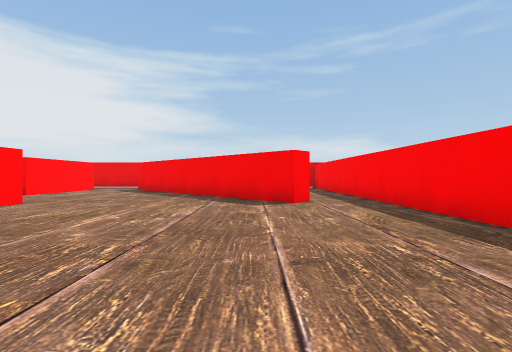
[1] (above)

19 first-person views from a walk through a scene from a Unity 3-D project. The camera is 0.5 m above the floor, looks level and sees 85° across. The floor is counted in squares, 1 m on a side. Each view is taken from the middle of a square. On the plan, view 1 faces up. The plan holds only what a view shows up to about 9 squares ahead; the rest is blank. The player character is not drawn.

[2]
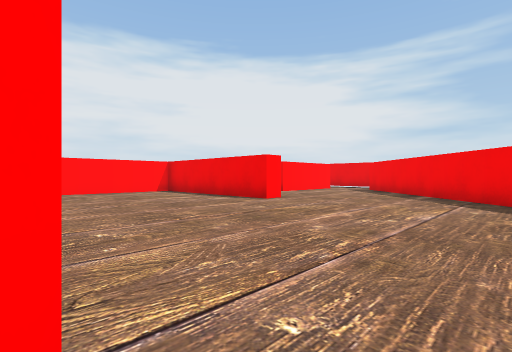

[3]
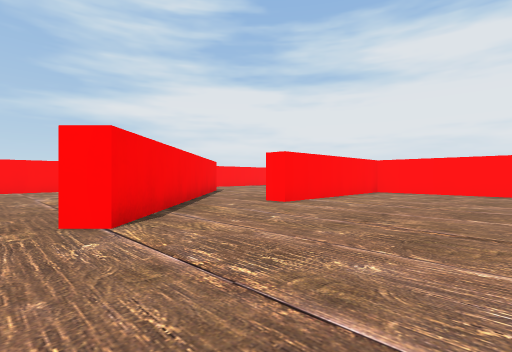

[4]
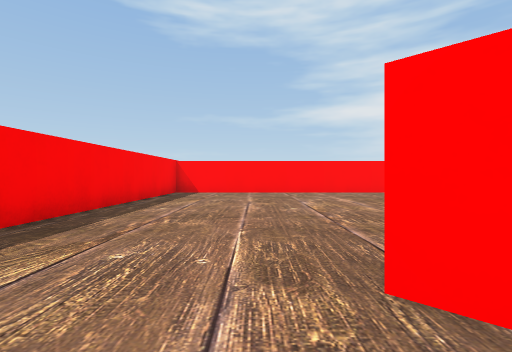

[5]
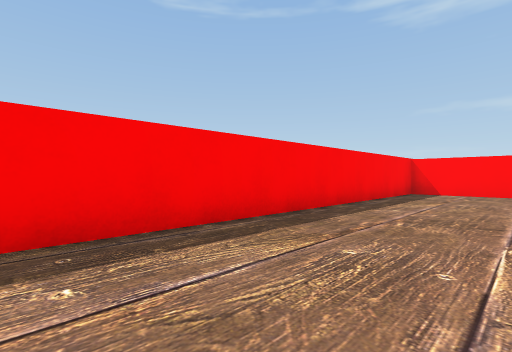

[6]
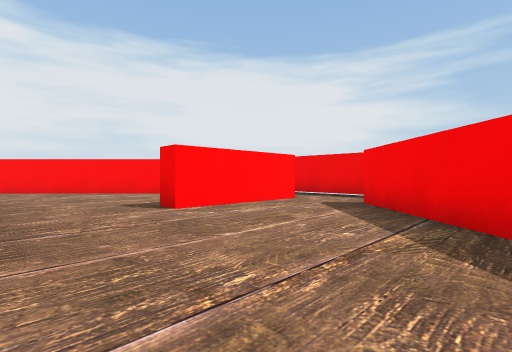

[7]
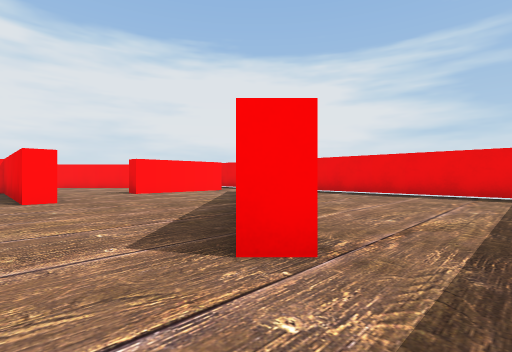

[8]
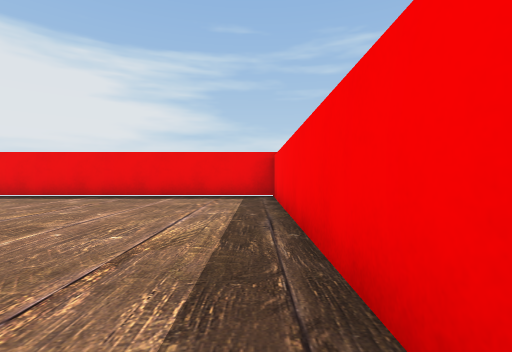

[9]
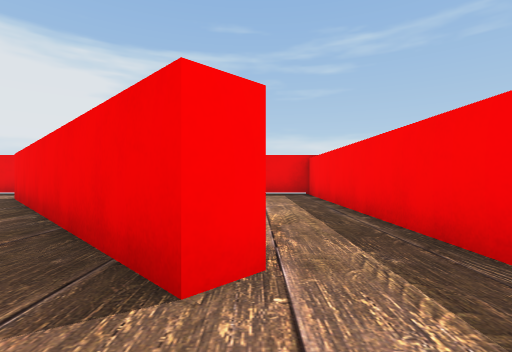

[10]
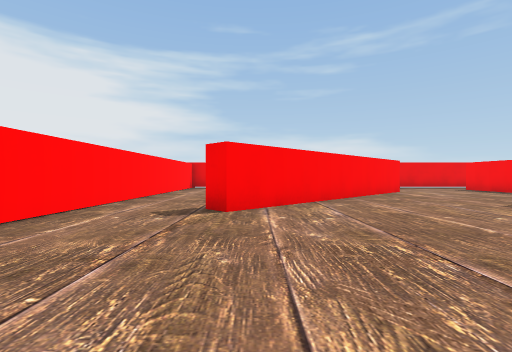

[11]
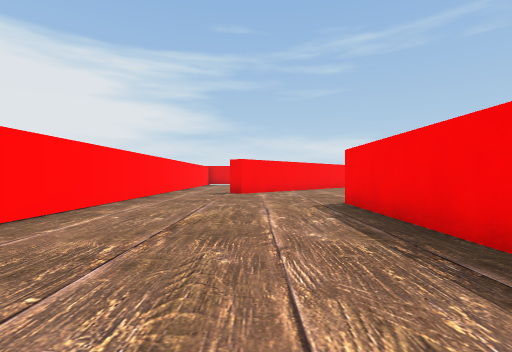

[12]
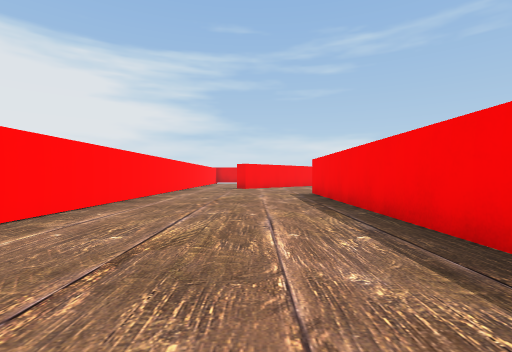

[13]
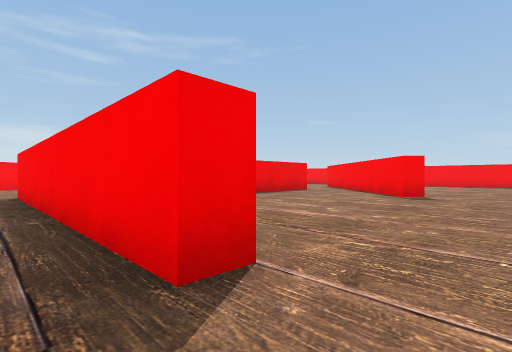

[14]
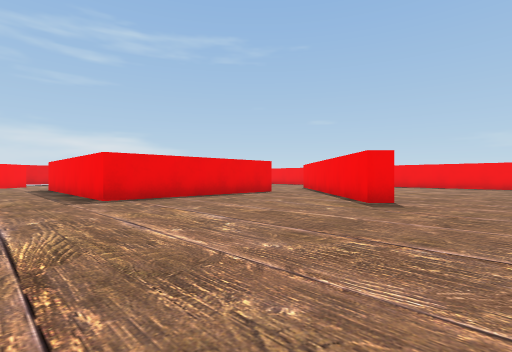

[15]
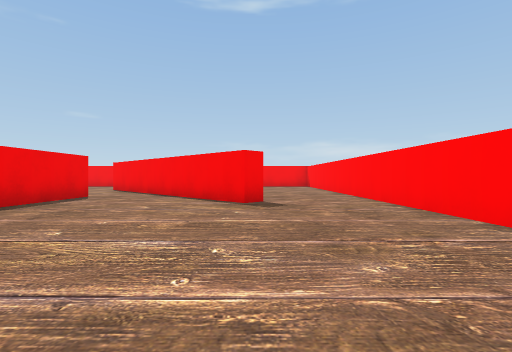

[16]
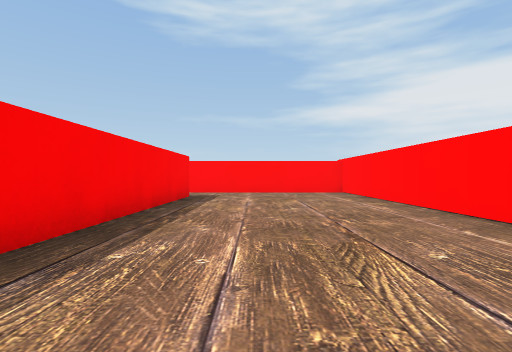

[17]
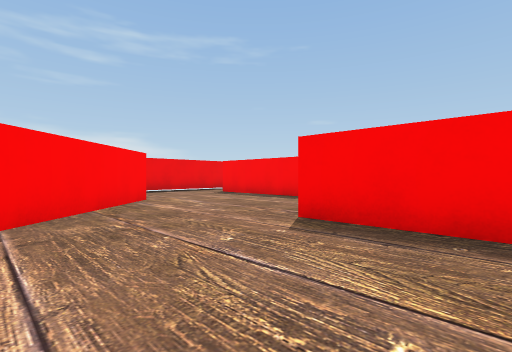

[18]
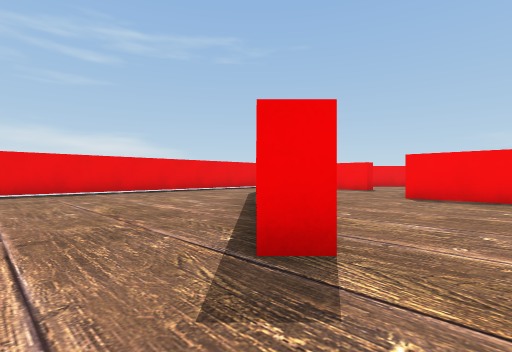

[19]
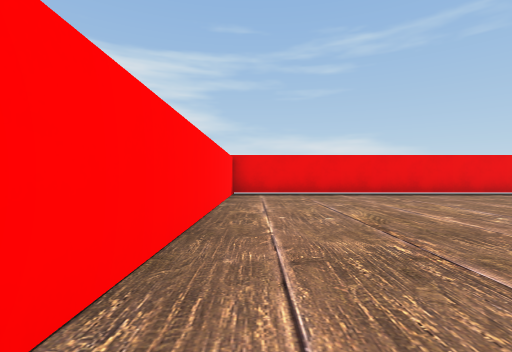

### Floor plan
Ten units are one square. View 1 is at (0, 0); x grows to the right and y downward. Boxes are objects, and circles mark ways between rooms. Rooms are numbered by the first view taken in them; rooms with no view inside come last. Other rooms are left out.
<svg viewBox="-171 -120 200 200">
<path fill="none" stroke="#000" d="M-31 20 -9 -2 -5 2M-42 -51 -42 -46 -87 -46 -87 4 -42 4M24 -26 24 -56M11 -56 7 -51 -42 -101M-45 75 24 75 24 -10M-59 -101 -59 -71M-118 59 -124 59 -124 -12M-144 -39 -148 -43M-166 -65 -166 75 -120 75M-84 75 -45 75M-54 51 -58 47 -31 20M-42 9 -92 9 -92 -16M-94 -89 -144 -39M-59 -71 -64 -71 -64 -101M-92 -16 -92 -51M-56 -115 -86 -115M-86 -115 -166 -115 -166 -65M24 -56 24 -115 -56 -115"/>
<circle cx="-55" cy="65" r="3" fill="#2a7"/>
<circle cx="-60" cy="-65" r="3" fill="#2a7"/>
<circle cx="-50" cy="-100" r="3" fill="#2a7"/>
<circle cx="20" cy="-50" r="3" fill="#2a7"/>
<circle cx="-120" cy="65" r="3" fill="#2a7"/>
<circle cx="-130" cy="-23" r="3" fill="#2a7"/>
<circle cx="-155" cy="-55" r="3" fill="#2a7"/>
<circle cx="-105" cy="-20" r="3" fill="#2a7"/>
<circle cx="-90" cy="-105" r="3" fill="#2a7"/>
<circle cx="-60" cy="-110" r="3" fill="#2a7"/>
<text x="-30" y="0">1</text>
<text x="-140" y="20">2</text>
<text x="-90" y="40">3</text>
<text x="-90" y="-60">4</text>
<text x="-130" y="-90">5</text>
<text x="0" y="-90">6</text>
</svg>
Room 1 opens to room 3. Room 1 opens to room 4. Room 1 opens to room 6. Room 2 opens to room 3. Room 2 opens to room 4. Room 2 opens to room 5. Room 3 opens to room 4. Room 4 opens to room 5. Room 4 opens to room 6.

Where each view was taken, in squares from view 1:
view 1: 0 up, 0 right, facing up
view 2: 0 up, 0 right, facing up-left
view 3: 3 up, 0 right, facing down-left
view 4: 1 up, 0 right, facing down
view 5: 1 up, 0 right, facing down-right
view 6: 5 up, 2 left, facing up-left
view 7: 4 up, 2 right, facing up-left
view 8: 5 up, 2 right, facing up
view 9: 4 up, 1 right, facing up
view 10: 0 up, 14 left, facing up
view 11: 4 down, 14 left, facing up
view 12: 7 down, 14 left, facing up
view 13: 7 down, 13 left, facing up-right
view 14: 7 down, 11 left, facing up-right
view 15: 5 down, 11 left, facing right
view 16: 1 up, 14 left, facing down
view 17: 3 up, 12 left, facing up-right
view 18: 3 up, 16 left, facing up-right
view 19: 4 up, 16 left, facing up
